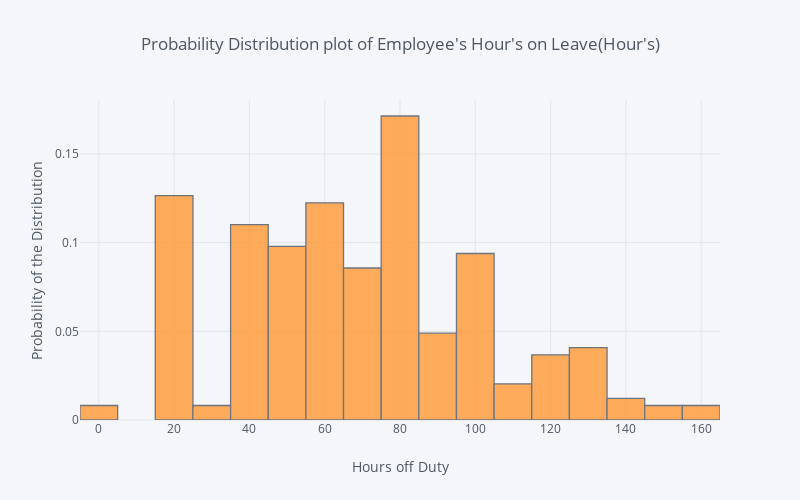

The notebook cell this image was saved under:
### Markdown cell above
## Observations: 
Employees logging more hours than they actually work may indicate extra work done, inaccurate time tracking or overestimation. Employers must address discrepancies to ensure fair compensation and optimal efficiency.

### Code cell
#Let's check--  Hours_off_Duty : Number of hours the employee took off: 

train['Hours_off_Duty'].iplot(kind='histogram', dimensions=(800,500), histnorm='probability', histfunc='avg',
                             yTitle="Probability of the Distribution",
                             xTitle="Hours off Duty", 
                             title="Probability Distribution plot of Employee's Hour's on Leave(Hour's)")

### Figure 1 — Plotly figure (JSON) as saved in the notebook; plotly's stock layout.template omitted (floating-point values rounded to 4 significant figures; data arrays with more than 128 entries replaced by an {"elided": "..."} marker saying what was removed)
{"data": [{"histfunc": "avg", "histnorm": "probability", "marker": {"color": "rgba(255, 153, 51, 1.0)", "line": {"color": "#4D5663", "width": 1.3}}, "name": "Hours_off_Duty", "opacity": 0.8, "orientation": "v", "type": "histogram", "uid": "fcd6c24a-7b25-4873-b355-1fbf7adac8ce", "x": {"elided": "245 float values"}}], "layout": {"barmode": "overlay", "height": 500, "legend": {"bgcolor": "#F5F6F9", "font": {"color": "#4D5663"}}, "paper_bgcolor": "#F5F6F9", "plot_bgcolor": "#F5F6F9", "title": {"font": {"color": "#4D5663"}, "text": "Probability Distribution plot of Employee's Hour's on Leave(Hour's)"}, "width": 800, "xaxis": {"autorange": true, "gridcolor": "#E1E5ED", "range": [-5, 165], "showgrid": true, "tickfont": {"color": "#4D5663"}, "title": {"font": {"color": "#4D5663"}, "text": "Hours off Duty"}, "type": "linear", "zerolinecolor": "#E1E5ED"}, "yaxis": {"autorange": true, "gridcolor": "#E1E5ED", "range": [0, 0.1805], "showgrid": true, "tickfont": {"color": "#4D5663"}, "title": {"font": {"color": "#4D5663"}, "text": "Probability of the Distribution"}, "zerolinecolor": "#E1E5ED"}}}
